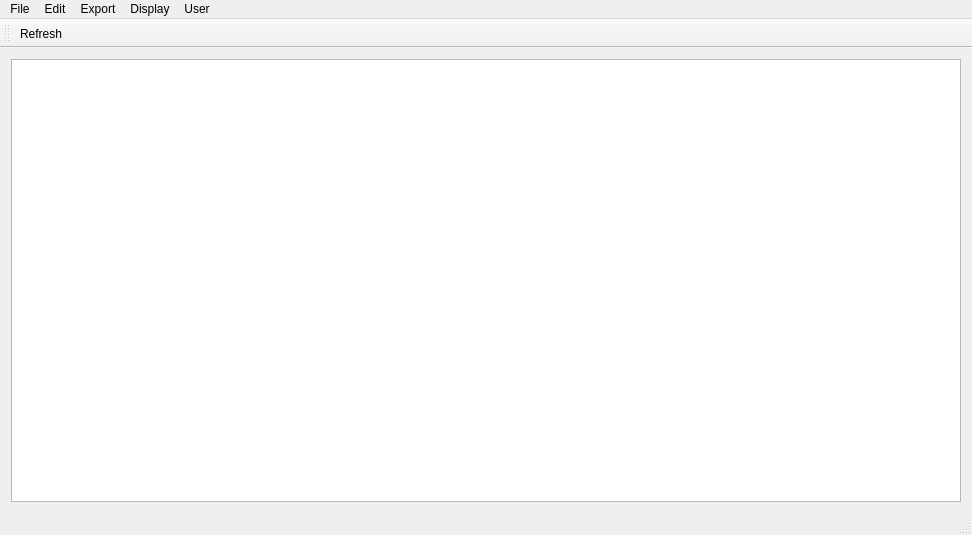
<?xml version="1.0" encoding="UTF-8"?>
<ui version="4.0">
 <class>MainWindow</class>
 <widget class="QMainWindow" name="MainWindow">
  <property name="geometry">
   <rect>
    <x>0</x>
    <y>0</y>
    <width>972</width>
    <height>535</height>
   </rect>
  </property>
  <property name="windowTitle">
   <string>MainWindow</string>
  </property>
  <widget class="QWidget" name="centralWidget">
   <layout class="QGridLayout" name="gridLayout">
    <item row="0" column="0">
     <widget class="QListWidget" name="listWidget"/>
    </item>
   </layout>
  </widget>
  <widget class="QMenuBar" name="menuBar">
   <property name="geometry">
    <rect>
     <x>0</x>
     <y>0</y>
     <width>972</width>
     <height>21</height>
    </rect>
   </property>
   <widget class="QMenu" name="menuFile">
    <property name="title">
     <string>File</string>
    </property>
    <addaction name="actionNew_File"/>
    <addaction name="actionOpen_File"/>
    <addaction name="actionSave"/>
    <addaction name="actionSave_As"/>
    <addaction name="actionSave_Exit"/>
    <addaction name="actionClose"/>
    <addaction name="separator"/>
    <addaction name="actionImport_Text"/>
    <addaction name="actionImport_Data"/>
   </widget>
   <widget class="QMenu" name="menuEdit">
    <property name="title">
     <string>Edit</string>
    </property>
    <addaction name="actionNew_Item"/>
    <addaction name="actionEdit_Item"/>
    <addaction name="actionDelete_Items"/>
    <addaction name="actionDuplicate_Selected"/>
    <addaction name="actionDelete_Selected"/>
   </widget>
   <widget class="QMenu" name="menuExport">
    <property name="title">
     <string>Export</string>
    </property>
    <addaction name="actionCalendar"/>
    <addaction name="actionWunderlist"/>
    <addaction name="actionEmail"/>
    <addaction name="actionPlain_Text"/>
    <addaction name="actionLine_Text"/>
   </widget>
   <widget class="QMenu" name="menuDisplay">
    <property name="title">
     <string>Display</string>
    </property>
    <addaction name="actionPrint_Settings"/>
    <addaction name="actionFilter_Settings"/>
    <addaction name="actionOpen_Map"/>
   </widget>
   <widget class="QMenu" name="menuUser">
    <property name="title">
     <string>User</string>
    </property>
    <addaction name="actionSave_User_Settings"/>
   </widget>
   <addaction name="menuFile"/>
   <addaction name="menuEdit"/>
   <addaction name="menuExport"/>
   <addaction name="menuDisplay"/>
   <addaction name="menuUser"/>
  </widget>
  <widget class="QToolBar" name="mainToolBar">
   <attribute name="toolBarArea">
    <enum>TopToolBarArea</enum>
   </attribute>
   <attribute name="toolBarBreak">
    <bool>false</bool>
   </attribute>
   <addaction name="actionRefresh"/>
  </widget>
  <widget class="QStatusBar" name="statusBar"/>
  <action name="actionNew_File">
   <property name="text">
    <string>New File</string>
   </property>
  </action>
  <action name="actionOpen_File">
   <property name="text">
    <string>Open File</string>
   </property>
   <property name="shortcut">
    <string>Ctrl+O</string>
   </property>
  </action>
  <action name="actionSave">
   <property name="text">
    <string>Save</string>
   </property>
   <property name="shortcut">
    <string>Ctrl+S</string>
   </property>
  </action>
  <action name="actionSave_As">
   <property name="text">
    <string>Save As</string>
   </property>
  </action>
  <action name="actionClose">
   <property name="text">
    <string>Close</string>
   </property>
  </action>
  <action name="actionNew_Item">
   <property name="text">
    <string>New Item</string>
   </property>
   <property name="shortcut">
    <string>Ctrl+N</string>
   </property>
  </action>
  <action name="actionEdit_Item">
   <property name="text">
    <string>Edit Item</string>
   </property>
   <property name="shortcut">
    <string>Ctrl+E</string>
   </property>
  </action>
  <action name="actionDelete_Items">
   <property name="text">
    <string>Delete Items</string>
   </property>
   <property name="shortcut">
    <string>Ctrl+D</string>
   </property>
  </action>
  <action name="actionCalendar">
   <property name="text">
    <string>Calendar</string>
   </property>
  </action>
  <action name="actionWunderlist">
   <property name="text">
    <string>Wunderlist</string>
   </property>
  </action>
  <action name="actionEmail">
   <property name="text">
    <string>Email</string>
   </property>
  </action>
  <action name="actionPlain_Text">
   <property name="text">
    <string>Plain Text</string>
   </property>
  </action>
  <action name="actionLine_Text">
   <property name="text">
    <string>Line Text</string>
   </property>
  </action>
  <action name="actionImport_Text">
   <property name="text">
    <string>Import Text</string>
   </property>
  </action>
  <action name="actionImport_Data">
   <property name="text">
    <string>Import Data</string>
   </property>
  </action>
  <action name="actionRefresh">
   <property name="text">
    <string>Refresh</string>
   </property>
  </action>
  <action name="actionPrint_Settings">
   <property name="text">
    <string>Print Settings</string>
   </property>
   <property name="shortcut">
    <string>Ctrl+P</string>
   </property>
  </action>
  <action name="actionFilter_Settings">
   <property name="text">
    <string>Filter Settings</string>
   </property>
   <property name="shortcut">
    <string>Ctrl+F</string>
   </property>
  </action>
  <action name="actionDuplicate_Selected">
   <property name="text">
    <string>Duplicate Selected</string>
   </property>
   <property name="shortcut">
    <string>Ctrl+C</string>
   </property>
  </action>
  <action name="actionSave_User_Settings">
   <property name="text">
    <string>Save User Settings</string>
   </property>
   <property name="shortcut">
    <string>Ctrl+U</string>
   </property>
  </action>
  <action name="actionDelete_Selected">
   <property name="text">
    <string>Delete Selected</string>
   </property>
   <property name="shortcut">
    <string>Ctrl+X</string>
   </property>
  </action>
  <action name="actionOpen_Map">
   <property name="text">
    <string>Open Map</string>
   </property>
   <property name="shortcut">
    <string>Ctrl+M</string>
   </property>
  </action>
  <action name="actionSave_Exit">
   <property name="text">
    <string>Save Exit</string>
   </property>
   <property name="shortcut">
    <string>Ctrl+W</string>
   </property>
  </action>
 </widget>
 <layoutdefault spacing="6" margin="11"/>
 <resources/>
 <connections/>
</ui>
